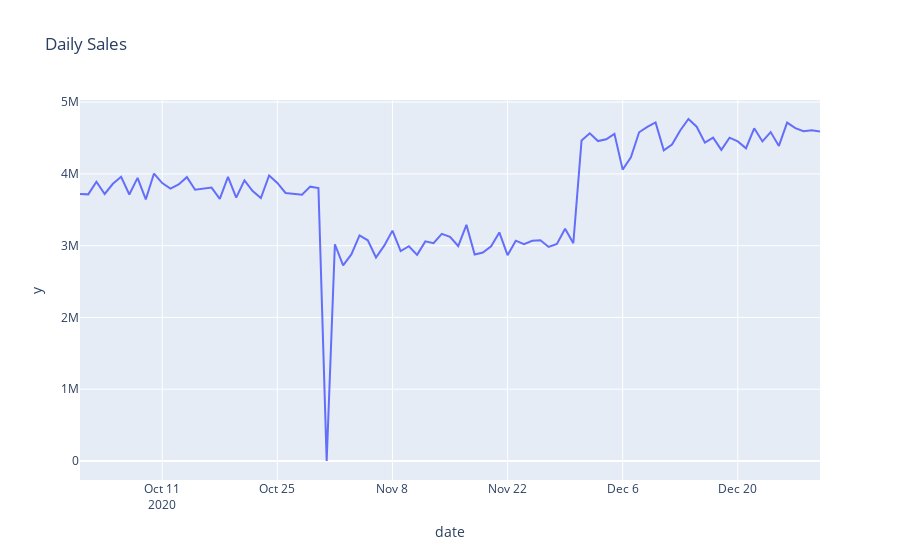

Source (notebook cell):
### Code cell
# Daily Report: resample by D
daily_report = sd.resample('D').sum()
daily_sale = px.line(data_frame=sd.resample('D').sum(),
       y = daily_report['sales'],
       title='Daily Sales')
daily_sale
